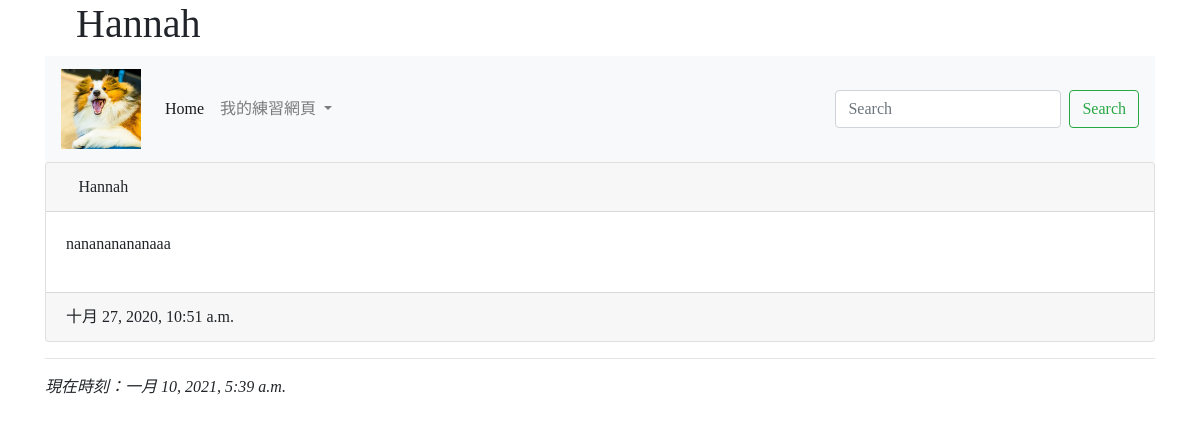
/post/5/, run on the app's committed database.
### mysite/models.py (models this page shows, shortened)
class Post(models.Model):
    title = models.CharField(max_length=200)
    slug = models.CharField(max_length=200)
    body = models.TextField()
    pub_date = models.DateTimeField(default=timezone.now)
    class Meta:
        ordering = ('-pub_date',)

### mysite/views.py (the view)
# urls.py: path('post/<str:slug>/', showpost),
def showpost(request, slug):
    now = datetime.now()
    try:
        post = Post.objects.get(slug = slug)
        return render(request, "post.html", locals())
    except:
	    return redirect("/")

### templates/post.html (shortened to what this page needs)
{% extends 'base.html' %}
{% block titlemessage %}
    <h1>{{post.title}}</h1>
{% endblock %}
{% block content %}
      <div class = "card">
      <div class = "card-header">
        {{post.title}}
      </div>
      <div class = "card-body">
        {{post.body | linebreaks}}
      </div>
      <div class = "card-footer">
        {{post.pub_date}}
      </div>
    </div>
{% endblock %}

### templates/base.html (style rules this page uses)
body { font-family: 微軟正黑體; 標楷體; 新細明體 }

### data on the page
Post: title "\bHannah", body "nanananananaaa", pub_date "十月 27, 2020, 10:51 a.m."
